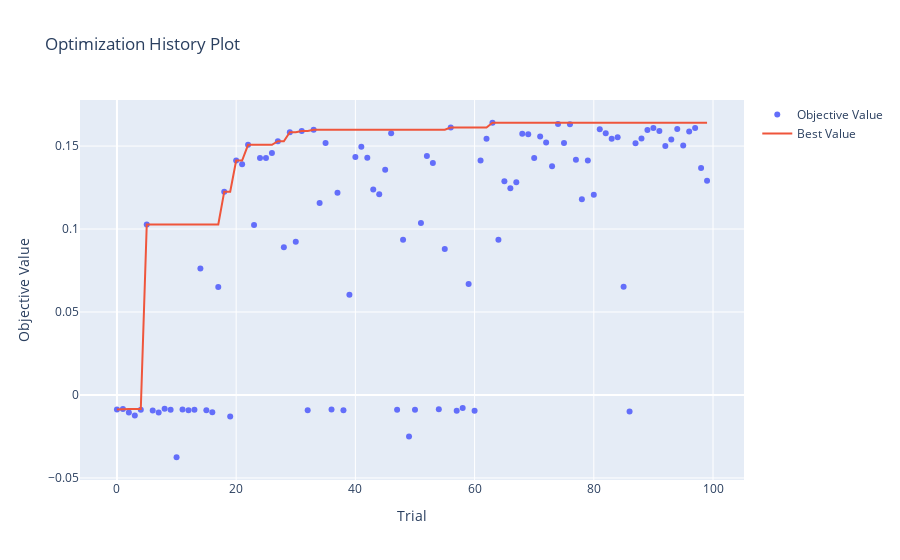

The code cell stored with this chart in its notebook:
### Code cell
# Plot optimization history
plot_optimization_history(study)
